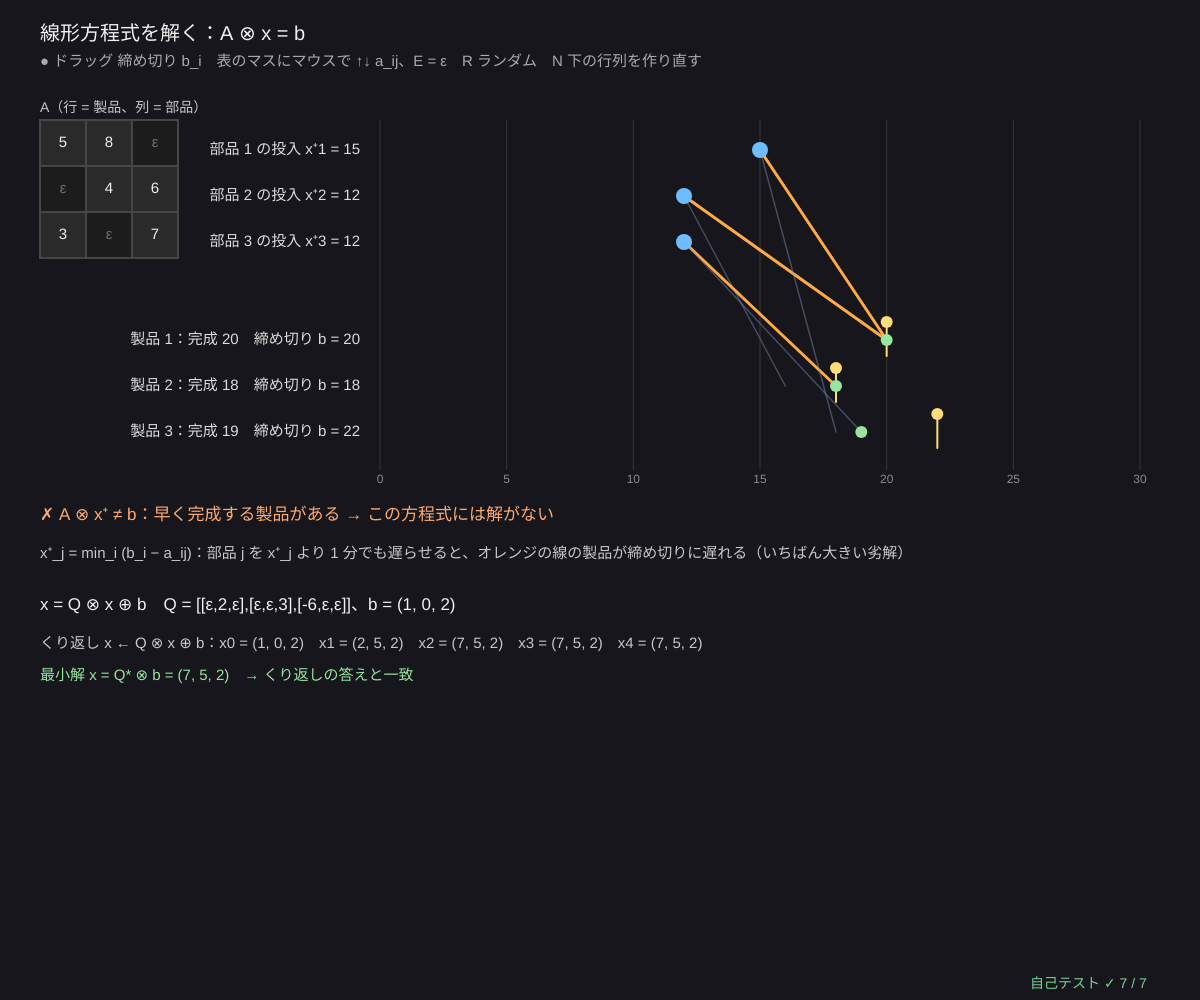
Frame 1 (no input)
Frame 60 (no input): identical to frame 1, image omitted
Frame 120 (the mouse pressed at the canvas centre since frame 60): identical to frame 1, image omitted

The p5.js sketch that drew this single still picture (run headless with seeded random() and noise() and a simulated clock; from frame 60 on, the mouse is pressed at the canvas centre):

// p5.js sketch
// ── sketch.js
// ============================================
// 05 線形方程式を解く ─ 引き算がないのに、どうやって A ⊗ x = b を解く？
// 部品 j を時刻 x_j に投入すると、製品 i は max_j (a_ij + x_j) = (A ⊗ x)_i に完成する。締め切りは b_i
//   「全部の製品が締め切りに間に合う中で、いちばん遅く始める」= A ⊗ x ≤ b の最大の x（残余・最大劣解）
//   x⁺_j = min_i (b_i − a_ij)。A ⊗ x⁺ = b なら方程式は解ける、ちがえばどんな x でも解けない
// 下：x = A ⊗ x ⊕ b（「準備 b_i と、前の作業 j の a_ij 後の遅いほう」）の最小解は x = A* ⊗ b。x ← A ⊗ x ⊕ b をくり返すと n 回以内で止まる
// ● ドラッグ 締め切り b_i / 表のマスにマウスで ↑↓ a_ij、E = ε / R ランダム / N 下の行列を作り直す
// ============================================

let matA = [[5, 8, -Infinity], [-Infinity, 4, 6], [3, -Infinity, 7]];   // ★ a_ij = 部品 j の投入から製品 i の完成まで（分）
let dl = [20, 18, 22];                  // ★ 締め切り b_i（分）
let matQ = [[-Infinity, 2, -Infinity], [-Infinity, -Infinity, 3], [-6, -Infinity, -Infinity]], bQ = [1, 0, 2];   // ★ 下の x = Q ⊗ x ⊕ b
let dragI = -1, hover = null;
const T_SPAN = 30;

function setup() { createCanvas(windowWidth, windowHeight); textWrap(CHAR); selfTest(); }
// ★ 最小解 x = A* ⊗ b（正の回路があれば解なし）と、くり返し x ← A ⊗ x ⊕ b の途中経過
function leastSolution(A, b) {
  let st = mpStar(A); if (st.positive) return null;
  let it = [b.slice()];
  for (let k = 0; k < A.length + 1; k++) { let x = it[it.length - 1], y = mpMatVec(A, x).map((v, i) => mpAdd(v, b[i])); it.push(y); }
  return { x: mpMatVec(st.star, b), it };
}

function draw() {
  background(22, 22, 28);
  let xh = mpResid(matA, dl), Ax = mpMatVec(matA, xh), solv = mpVecEq(Ax, dl);
  let tl = { x: 380, w: width - 440 }, tx = (t) => tl.x + (clampv(t, -5, T_SPAN) / T_SPAN) * tl.w;
  let yIn = (j) => 150 + j * 46, yOut = (i) => 340 + i * 46;
  textAlign(LEFT, BASELINE); noStroke(); fill(240); textSize(20);
  text('線形方程式を解く：A ⊗ x = b', 40, 40);
  fill(170); textSize(15); text('● ドラッグ 締め切り b_i　表のマスにマウスで ↑↓ a_ij、E = ε　R ランダム　N 下の行列を作り直す', 40, 66);
  // ---- 時間軸
  stroke(55); strokeWeight(1);
  for (let t = 0; t <= T_SPAN; t += 5) line(tx(t), 120, tx(t), 470);
  noStroke(); fill(140); textSize(12); textAlign(CENTER, TOP); for (let t = 0; t <= T_SPAN; t += 5) text(t, tx(t), 474);
  // 部品 → 製品の線（x⁺_j + a_ij。ぴったり締め切りに着く線 = 効いている制約）
  for (let i = 0; i < 3; i++) for (let j = 0; j < 3; j++) {
    if (matA[i][j] === NEG_INF || !isFinite(xh[j])) continue;
    let tight = Math.abs(xh[j] + matA[i][j] - dl[i]) < 1e-9;
    stroke(tight ? color(255, 170, 70) : color(120, 140, 170, 120)); strokeWeight(tight ? 3 : 1.5);
    line(tx(xh[j]), yIn(j), tx(xh[j] + matA[i][j]), yOut(i));
  }
  for (let j = 0; j < 3; j++) {
    noStroke(); fill(110, 190, 255); circle(tx(isFinite(xh[j]) ? xh[j] : T_SPAN), yIn(j), 16);
    fill(220); textSize(15); textAlign(RIGHT, CENTER); text('部品 ' + (j + 1) + ' の投入 x⁺' + (j + 1) + ' = ' + mpFmt(xh[j]), tl.x - 20, yIn(j));
  }
  for (let i = 0; i < 3; i++) {
    stroke(255, 220, 120); strokeWeight(2); line(tx(dl[i]), yOut(i) - 16, tx(dl[i]), yOut(i) + 16);
    noStroke(); fill(255, 220, 120); circle(tx(dl[i]), yOut(i) - 18, 12);
    fill(150, 230, 160); if (Ax[i] !== NEG_INF) circle(tx(Ax[i]), yOut(i), 12);
    fill(220); textSize(15); textAlign(RIGHT, CENTER); text('製品 ' + (i + 1) + '：完成 ' + mpFmt(Ax[i]) + '　締め切り b = ' + dl[i], tl.x - 20, yOut(i));
  }
  // ---- 行列 A
  let cs = 46, mx = 40, my = 120; hover = null;
  noStroke(); fill(200); textSize(14); textAlign(LEFT, BASELINE); text('A（行 = 製品、列 = 部品）', mx, my - 8);
  for (let i = 0; i < 3; i++) for (let j = 0; j < 3; j++) {
    let x = mx + j * cs, y = my + i * cs, on = mouseX > x && mouseX < x + cs && mouseY > y && mouseY < y + cs;
    if (on) hover = [i, j];
    stroke(on ? color(255, 220, 120) : 70); fill(matA[i][j] === NEG_INF ? 28 : 42); rect(x, y, cs, cs);
    noStroke(); fill(matA[i][j] === NEG_INF ? 110 : 240); textAlign(CENTER, CENTER); textSize(15); text(mpFmt(matA[i][j]), x + cs / 2, y + cs / 2);
  }
  textAlign(LEFT, BASELINE); fill(solv ? color(120, 210, 150) : color(255, 170, 110)); textSize(17);
  text(solv ? '✓ A ⊗ x⁺ = b：ぴったり解ける（どの製品も締め切りちょうどに完成）' : '✗ A ⊗ x⁺ ≠ b：早く完成する製品がある → この方程式には解がない', 40, 520);
  fill(200); textSize(15);
  text('x⁺_j = min_i (b_i − a_ij)：部品 j を x⁺_j より 1 分でも遅らせると、オレンジの線の製品が締め切りに遅れる（いちばん大きい劣解）', 40, 546, width - 80);

  // ---- 下：x = Q ⊗ x ⊕ b
  let ls = leastSolution(matQ, bQ), y0 = 610;
  fill(240); textSize(17);
  text('x = Q ⊗ x ⊕ b　Q = ' + JSON.stringify(matQ.map((r) => r.map((v) => mpFmt(v)))).replace(/"/g, '') + '、b = (' + bQ.join(', ') + ')', 40, y0);
  fill(200); textSize(15);
  if (!ls) text('Q に正の回路 → 最小解はない（くり返すといつまでも増える）。N で作り直す', 40, y0 + 26);
  else {
    text('くり返し x ← Q ⊗ x ⊕ b：' + ls.it.map((x, k) => 'x' + k + ' = (' + x.map((v) => mpFmt(v)).join(', ') + ')').join('　'), 40, y0 + 26, width - 80);
    fill(150, 230, 160); text('最小解 x = Q* ⊗ b = (' + ls.x.map((v) => mpFmt(v)).join(', ') + ')　→ くり返しの答えと一致', 40, y0 + 70);
  }
  drawSelfTest(width - 170, height - 12);
}

function mousePressed() { let tl = { x: 380, w: width - 440 }; dragI = -1; for (let i = 0; i < 3; i++) if (Math.hypot(mouseX - (tl.x + (dl[i] / T_SPAN) * tl.w), mouseY - (340 + i * 46 - 18)) < 14) dragI = i; }
function mouseDragged() { if (dragI >= 0) dl[dragI] = Math.round(clampv(((mouseX - 380) / (width - 440)) * T_SPAN, 0, T_SPAN)); }
function mouseReleased() { dragI = -1; }
function keyPressed() {
  if (hover) {
    let [i, j] = hover, v = matA[i][j];
    if (key === UP_ARROW) matA[i][j] = v === NEG_INF ? 0 : Math.min(15, v + 1);
    if (key === DOWN_ARROW) matA[i][j] = v === NEG_INF ? 0 : Math.max(0, v - 1);
    if (key === 'e' || key === 'E') matA[i][j] = v === NEG_INF ? 3 : NEG_INF;
  }
  if (key === 'r' || key === 'R') { matA = matA.map((r) => r.map(() => (Math.random() < 0.3 ? NEG_INF : Math.floor(Math.random() * 10)))); dl = dl.map(() => 10 + Math.floor(Math.random() * 15)); }
  if (key === 'n' || key === 'N') { matQ = matQ.map((r, i) => r.map((_, j) => (i === j || Math.random() < 0.5 ? NEG_INF : Math.floor(Math.random() * 9) - 5))); bQ = bQ.map(() => Math.floor(Math.random() * 5)); }
  return false;
}
function clampv(v, a, b) { return v < a ? a : v > b ? b : v; }

// ---- 自己テスト
function selfTest() {
  selfTestResults = [];
  seedRng(5);
  let okLeq = true, okMax = true, okSamp = true, okSolv = true, okNo = true, okLeast = true;
  for (let t = 0; t < 60; t++) {
    let A = mpMat(3, 3); for (let i = 0; i < 3; i++) for (let j = 0; j < 3; j++) if (rnd() < 0.7) A[i][j] = rndInt(0, 9);
    let b = [0, 1, 2].map(() => rndInt(5, 20)), xh = mpResid(A, b), Ax = mpMatVec(A, xh);
    if (!noNaN(Ax) || !mpVecLeq(Ax, b)) okLeq = false;
    for (let j = 0; j < 3; j++) if (isFinite(xh[j])) { let y = xh.slice(); y[j] += 0.5; if (mpVecLeq(mpMatVec(A, y), b)) okMax = false; }
    for (let s = 0; s < 200; s++) { let y = [0, 1, 2].map(() => rndInt(-5, 20)); if (mpVecLeq(mpMatVec(A, y), b) && !y.every((v, j) => v <= xh[j])) okSamp = false; }
    let y = [0, 1, 2].map(() => rndInt(0, 10)), by = mpMatVec(A, y);
    if (by.every((v) => v !== NEG_INF)) { let x2 = mpResid(A, by); if (!mpVecEq(mpMatVec(A, x2), by) || !y.every((v, j) => v <= x2[j])) okSolv = false; }
    if (!mpVecEq(Ax, b) && t < 20) for (let p = -5; p <= 20; p++) for (let q = -5; q <= 20; q++) for (let r = -5; r <= 20; r++) if (mpVecEq(mpMatVec(A, [p, q, r]), b)) okNo = false;
    let Q = mpMat(3, 3); for (let i = 0; i < 3; i++) for (let j = 0; j < 3; j++) if (i !== j && rnd() < 0.5) Q[i][j] = rndInt(-6, 3);
    let ls = leastSolution(Q, b);
    if (ls) {
      let x = ls.x, fix = mpMatVec(Q, x).map((v, i) => mpAdd(v, b[i]));
      let other = mpMatVec(mpStar(Q).star, b.map((v) => v + rndInt(0, 4)));
      if (!mpVecEq(fix, x) || !mpVecEq(ls.it[ls.it.length - 1], x) || !x.every((v, i) => v <= other[i])) okLeast = false;
    } else if (!(bruteMaxMean(Q) > 0)) okLeast = false;
  }
  check('残余 x⁺ = A \\ b は A ⊗ x⁺ ≤ b を満たす（ε 入り、NaN なし）', okLeq);
  check('いちばん大きい：x⁺_j を 0.5 増やすと必ず締め切りを破る', okMax);
  check('A ⊗ y ≤ b を満たすランダムな y はすべて y ≤ x⁺', okSamp);
  check('b = A ⊗ y と作ると A ⊗ x⁺ = b（解ける）、しかも y ≤ x⁺', okSolv);
  check('A ⊗ x⁺ ≠ b のときは、格子上のどの y でも A ⊗ y ≠ b（26³ 通り × 該当分）', okNo);
  check('x = Q ⊗ x ⊕ b の最小解 Q* ⊗ b：方程式を満たし、くり返しと一致し、他の解以下', okLeast);
  check('どの行にも関係しない部品（列が全部 ε）は x⁺ = +∞、A ⊗ x⁺ に NaN が出ない', (() => { let A = [[3, NEG_INF], [4, NEG_INF]], x = mpResid(A, [10, 9]); return x[1] === Infinity && noNaN(mpMatVec(A, x)) && x[0] === 5; })());
  reportSelfTest();
}

// ---------- やってみよう ----------
// 1. 製品 1 の締め切りを ● で早くすると、どの部品の投入 x⁺ が早まる？ オレンジの線に注目
// 2. ✓（ぴったり解ける）になる締め切りの組を探そう。✗ のとき、早く完成する製品はどれ？
// 3. 表の a_ij を E で ε にすると、その部品は何に縛られる？ 列が全部 ε なら？
// 4. 下の式で N を押し、くり返しが何回で止まるか数えよう（n = 3 回以内）
// 5. 04 の A* と下の Q* は同じもの。「準備 b」を加えると PERT の最早開始時刻そのもの

// ==================================================
// ここから下は「マックスプラスの道具」（中身は読まなくても OK。消さないでね）
// ==================================================
// ---- マックスプラスの数：ε = −∞（「ゼロ」= 起きない・制約なし）、e = 0（「いち」= 待ち時間なし）
const NEG_INF = -Infinity;
function mpAdd(a, b) { return a >= b ? a : b; }                                   // a ⊕ b = max(a, b)
function mpMul(a, b) { return a === NEG_INF || b === NEG_INF ? NEG_INF : a + b; }  // a ⊗ b = a + b（ε があれば ε。−∞ + ∞ を作らない）
function mpFmt(v, d) {                                                             // ε を「ε」と表示（−Infinity を見せない）
  if (v === NEG_INF) return 'ε';
  if (v === Infinity) return '+∞';
  if (typeof v !== 'number' || v !== v) return '?';
  let s = (+v.toFixed(d === undefined ? 1 : d)).toString();
  return s === '-0' ? '0' : s;
}
// ---- マックスプラス行列（配列の配列）。(A ⊗ B)_ij = max_k (a_ik + b_kj)
function mpMat(n, m, v) { return Array.from({ length: n }, () => new Array(m).fill(v === undefined ? NEG_INF : v)); }
function mpEye(n) { let I = mpMat(n, n); for (let i = 0; i < n; i++) I[i][i] = 0; return I; }      // 単位行列 E（対角 e = 0、他は ε）
function mpMatMul(A, B) {
  let n = A.length, m = B[0].length, q = B.length, C = mpMat(n, m);
  for (let i = 0; i < n; i++) for (let k = 0; k < q; k++) {
    let a = A[i][k]; if (a === NEG_INF) continue;
    for (let j = 0; j < m; j++) { let b = B[k][j]; if (b !== NEG_INF && a + b > C[i][j]) C[i][j] = a + b; }
  }
  return C;
}
function mpMatAdd(A, B) { return A.map((r, i) => r.map((v, j) => mpAdd(v, B[i][j]))); }
function mpMatVec(A, x) { return A.map((r) => { let s = NEG_INF; for (let j = 0; j < r.length; j++) s = mpAdd(s, mpMul(r[j], x[j])); return s; }); }
function mpPow(A, k) { let P = mpEye(A.length); for (let t = 0; t < k; t++) P = mpMatMul(P, A); return P; }
// A* = E ⊕ A ⊕ A² ⊕ … ⊕ A^(n−1)。正の回路があると A* は発散する → positive = true（tol は計算誤差のゆとり）
function mpStar(A, tol) {
  let n = A.length, St = mpMatAdd(mpEye(n), A), P = A, plus = A.map((r) => r.slice());
  for (let k = 2; k <= n; k++) { P = mpMatMul(P, A); plus = mpMatAdd(plus, P); if (k < n) St = mpMatAdd(St, P); }
  let positive = false; for (let i = 0; i < n; i++) if (plus[i][i] > (tol === undefined ? 1e-9 : tol)) positive = true;
  return { star: St, positive };
}
// 残余（いちばん大きい劣解）：A ⊗ x ≤ b を満たす最大の x。x_j = min_i (b_i − a_ij)（a_ij = ε の行は制約なし）
function mpResid(A, b) {
  let m = A[0].length, x = new Array(m).fill(Infinity);
  for (let j = 0; j < m; j++) for (let i = 0; i < A.length; i++) {
    if (A[i][j] === NEG_INF) continue;
    let v = b[i] === NEG_INF ? NEG_INF : b[i] - A[i][j];
    if (v < x[j]) x[j] = v;
  }
  return x;                            // どの行にも関係しない列は +∞（いくら遅くてもよい）
}
function mpVecLeq(u, v, tol) { return u.every((a, i) => a === NEG_INF || a <= v[i] + (tol || 1e-9)); }
function mpVecEq(u, v, tol) { return u.every((a, i) => (a === NEG_INF && v[i] === NEG_INF) || (a !== NEG_INF && v[i] !== NEG_INF && Math.abs(a - v[i]) <= (tol || 1e-9))); }
// 全部の単純な回路（小さいグラフ用の答え合わせ）。nodes は辺の向きの順
function allCycles(A) {
  let n = A.length, out = [];
  let dfs = (s, v, path, w) => {
    for (let u = s; u < n; u++) {
      if (A[u][v] === NEG_INF) continue;
      if (u === s) out.push({ nodes: path.slice(), w: w + A[u][v], mean: (w + A[u][v]) / path.length });
      else if (!path.includes(u)) dfs(s, u, path.concat([u]), w + A[u][v]);
    }
  };
  for (let s = 0; s < n; s++) dfs(s, s, [s], 0);
  return out;
}
function bruteMaxMean(A) { return allCycles(A).reduce((m, c) => Math.max(m, c.mean), NEG_INF); }
function isIrreducible(A) {            // どのノードからどのノードへも行ける（強連結）
  let n = A.length, reach = (fwd) => { let seen = [0], st = [0]; while (st.length) { let v = st.pop(); for (let u = 0; u < n; u++) if ((fwd ? A[u][v] : A[v][u]) !== NEG_INF && !seen.includes(u)) { seen.push(u); st.push(u); } } return seen.length === n; };
  return n > 0 && reach(true) && reach(false);
}
// ---- 種つきの乱数（同じ種なら毎回同じ列）
let rngState = 1;
function seedRng(s) { rngState = (s >>> 0) || 1; }
function rnd() {                       // 0〜1 の一様乱数（mulberry32）
  rngState = (rngState + 0x6d2b79f5) >>> 0;
  let t = rngState;
  t = Math.imul(t ^ (t >>> 15), t | 1);
  t ^= t + Math.imul(t ^ (t >>> 7), t | 61);
  return ((t ^ (t >>> 14)) >>> 0) / 4294967296;
}
function rndInt(a, b) { return a + Math.floor(rnd() * (b - a + 1)); }
// ---- 自己テストの道具
let selfTestResults = [];
function check(name, cond) { selfTestResults.push({ name, ok: !!cond }); }
function near(a, b, tol) { return a !== null && a !== undefined && isFinite(a) && Math.abs(a - b) <= (tol === undefined ? 1e-9 : tol); }
function noNaN(v) { return Array.isArray(v) ? v.every(noNaN) : !(typeof v === 'number' && v !== v); }
function reportSelfTest() { for (let r of selfTestResults) (r.ok ? console.log : console.error)((r.ok ? '✓ ' : '✗ ') + r.name); }
function selfTestLine() { let n = selfTestResults.filter((r) => r.ok).length; return '自己テスト ' + (n === selfTestResults.length ? '✓ ' : '✗ ') + n + ' / ' + selfTestResults.length; }
function drawSelfTest(x, y) { noStroke(); fill(selfTestResults.every((r) => r.ok) ? color(120, 210, 150) : color(255, 90, 90)); textSize(14); textAlign(LEFT, BASELINE); text(selfTestLine(), x, y); }
